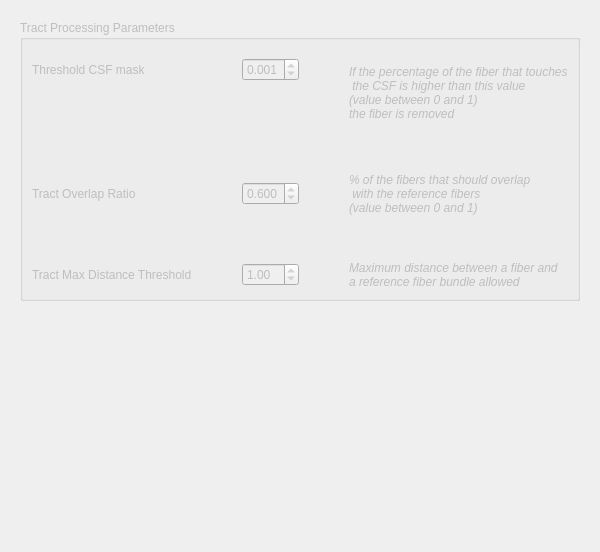
      <widget class="QWidget" name="processing_parameters_tab">
       <property name="enabled">
        <bool>false</bool>
       </property>
       <attribute name="title">
        <string>Processing</string>
       </attribute>
       <layout class="QVBoxLayout" name="verticalLayout_27">
        <item>
         <widget class="QWidget" name="processing_parameters_widget" native="true">
          <layout class="QVBoxLayout" name="verticalLayout_28">
           <property name="bottomMargin">
            <number>200</number>
           </property>
           <item>
            <widget class="QGroupBox" name="processing_parameters_groupBox">
             <property name="title">
              <string>Tract Processing Parameters</string>
             </property>
             <layout class="QGridLayout" name="gridLayout_11">
              <property name="topMargin">
               <number>18</number>
              </property>
              <property name="horizontalSpacing">
               <number>50</number>
              </property>
              <item row="0" column="0">
               <widget class="QLabel" name="thresholdWMmask_label">
                <property name="text">
                 <string>Threshold CSF mask</string>
                </property>
               </widget>
              </item>
              <item row="0" column="1">
               <widget class="QDoubleSpinBox" name="para_thresholdCSFmask_spinBox">
                <property name="decimals">
                 <number>3</number>
                </property>
                <property name="maximum">
                 <double>1.000000000000000</double>
                </property>
                <property name="singleStep">
                 <double>0.001000000000000</double>
                </property>
                <property name="value">
                 <double>0.001000000000000</double>
                </property>
               </widget>
              </item>
              <item row="3" column="0">
               <widget class="QLabel" name="tractOverlapRatio_label">
                <property name="text">
                 <string>Tract Overlap Ratio</string>
                </property>
               </widget>
              </item>
              <item row="3" column="1">
               <widget class="QDoubleSpinBox" name="para_tractOverlapRatio_spinBox">
                <property name="decimals">
                 <number>3</number>
                </property>
                <property name="maximum">
                 <double>1.000000000000000</double>
                </property>
                <property name="singleStep">
                 <double>0.001000000000000</double>
                </property>
                <property name="value">
                 <double>0.600000000000000</double>
                </property>
               </widget>
              </item>
              <item row="3" column="2">
               <widget class="QLabel" name="tractOverlapRatio_label_2">
                <property name="font">
                 <font>
                  <italic>true</italic>
                 </font>
                </property>
                <property name="text">
                 <string>% of the fibers that should overlap
 with the reference fibers 
(value between 0 and 1)</string>
                </property>
               </widget>
              </item>
              <item row="1" column="1">
               <spacer name="verticalSpacer_2">
                <property name="orientation">
                 <enum>Qt::Vertical</enum>
                </property>
                <property name="sizeHint" stdset="0">
                 <size>
                  <width>20</width>
                  <height>40</height>
                 </size>
                </property>
               </spacer>
              </item>
              <item row="6" column="0">
               <widget class="QLabel" name="tractMaxDistThreshold_label">
                <property name="text">
                 <string>Tract Max Distance Threshold</string>
                </property>
               </widget>
              </item>
              <item row="6" column="2">
               <widget class="QLabel" name="traxtMaxDistThreshold_descr_label">
                <property name="font">
                 <font>
                  <italic>true</italic>
                 </font>
                </property>
                <property name="text">
                 <string>Maximum distance between a fiber and 
a reference fiber bundle allowed</string>
                </property>
               </widget>
              </item>
              <item row="5" column="1">
               <spacer name="verticalSpacer_3">
                <property name="orientation">
                 <enum>Qt::Vertical</enum>
                </property>
                <property name="sizeHint" stdset="0">
                 <size>
                  <width>20</width>
                  <height>40</height>
                 </size>
                </property>
               </spacer>
              </item>
              <item row="0" column="2" rowspan="2">
               <widget class="QLabel" name="thresholdCSFmask_descr_label">
                <property name="font">
                 <font>
                  <italic>true</italic>
                 </font>
                </property>
                <property name="text">
                 <string>If the percentage of the fiber that touches
 the CSF is higher than this value
(value between 0 and 1)
the fiber is removed</string>
                </property>
               </widget>
              </item>
              <item row="6" column="1">
               <widget class="QDoubleSpinBox" name="para_tractMaxDistThreshold_spinBox">
                <property name="value">
                 <double>1.000000000000000</double>
                </property>
               </widget>
              </item>
              <item row="2" column="2">
               <spacer name="verticalSpacer_7">
                <property name="orientation">
                 <enum>Qt::Vertical</enum>
                </property>
                <property name="sizeHint" stdset="0">
                 <size>
                  <width>20</width>
                  <height>40</height>
                 </size>
                </property>
               </spacer>
              </item>
              <item row="5" column="2">
               <spacer name="verticalSpacer_8">
                <property name="orientation">
                 <enum>Qt::Vertical</enum>
                </property>
                <property name="sizeHint" stdset="0">
                 <size>
                  <width>20</width>
                  <height>40</height>
                 </size>
                </property>
               </spacer>
              </item>
             </layout>
            </widget>
           </item>
           <item>
            <spacer name="verticalSpacer">
             <property name="orientation">
              <enum>Qt::Vertical</enum>
             </property>
             <property name="sizeHint" stdset="0">
              <size>
               <width>20</width>
               <height>40</height>
              </size>
             </property>
            </spacer>
           </item>
          </layout>
         </widget>
        </item>
       </layout>
      </widget>
